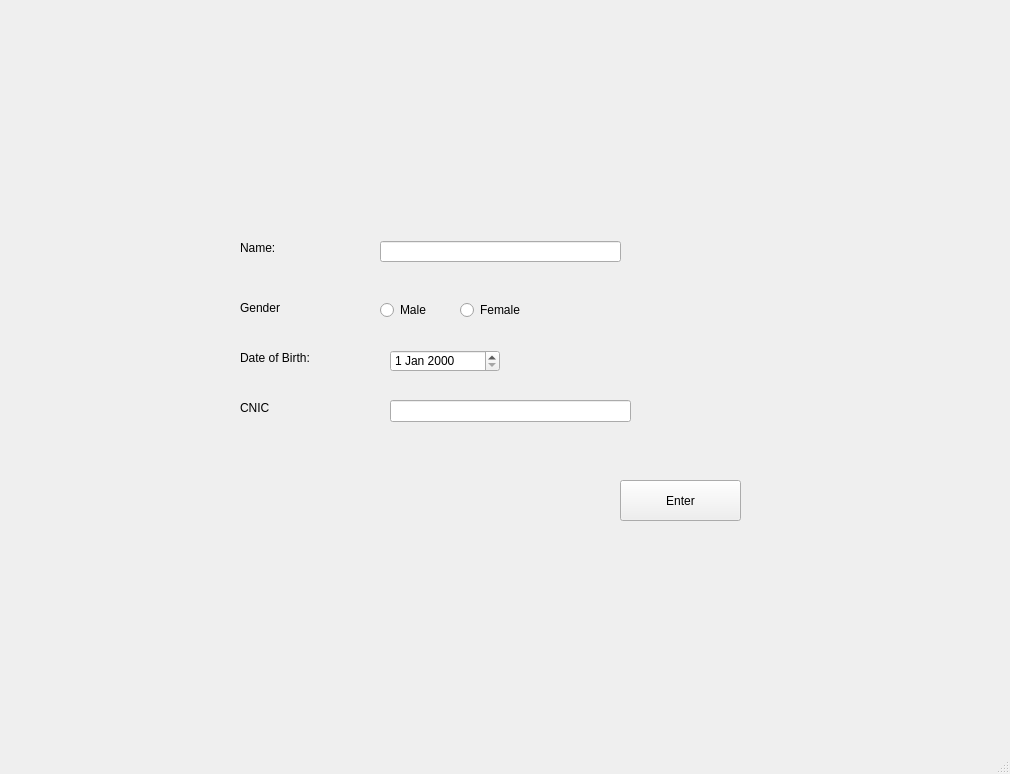
<?xml version="1.0" encoding="UTF-8"?>
<ui version="4.0">
 <class>MainWindow</class>
 <widget class="QMainWindow" name="MainWindow">
  <property name="geometry">
   <rect>
    <x>0</x>
    <y>0</y>
    <width>1010</width>
    <height>774</height>
   </rect>
  </property>
  <property name="windowTitle">
   <string>MainWindow</string>
  </property>
  <widget class="QWidget" name="centralwidget">
   <widget class="QLabel" name="label">
    <property name="geometry">
     <rect>
      <x>240</x>
      <y>240</y>
      <width>55</width>
      <height>16</height>
     </rect>
    </property>
    <property name="text">
     <string>Name:</string>
    </property>
   </widget>
   <widget class="QLabel" name="label_2">
    <property name="geometry">
     <rect>
      <x>240</x>
      <y>300</y>
      <width>55</width>
      <height>16</height>
     </rect>
    </property>
    <property name="text">
     <string>Gender</string>
    </property>
   </widget>
   <widget class="QLabel" name="label_3">
    <property name="geometry">
     <rect>
      <x>240</x>
      <y>350</y>
      <width>161</width>
      <height>16</height>
     </rect>
    </property>
    <property name="text">
     <string>Date of Birth:</string>
    </property>
   </widget>
   <widget class="QLabel" name="label_4">
    <property name="geometry">
     <rect>
      <x>240</x>
      <y>400</y>
      <width>161</width>
      <height>16</height>
     </rect>
    </property>
    <property name="text">
     <string>CNIC</string>
    </property>
   </widget>
   <widget class="QLineEdit" name="txtName">
    <property name="geometry">
     <rect>
      <x>380</x>
      <y>241</y>
      <width>241</width>
      <height>21</height>
     </rect>
    </property>
   </widget>
   <widget class="QRadioButton" name="radioMale">
    <property name="geometry">
     <rect>
      <x>380</x>
      <y>300</y>
      <width>95</width>
      <height>20</height>
     </rect>
    </property>
    <property name="text">
     <string>Male</string>
    </property>
   </widget>
   <widget class="QRadioButton" name="radioFemale">
    <property name="geometry">
     <rect>
      <x>460</x>
      <y>300</y>
      <width>95</width>
      <height>20</height>
     </rect>
    </property>
    <property name="text">
     <string>Female</string>
    </property>
   </widget>
   <widget class="QDateEdit" name="dateEdit">
    <property name="geometry">
     <rect>
      <x>390</x>
      <y>350</y>
      <width>110</width>
      <height>22</height>
     </rect>
    </property>
   </widget>
   <widget class="QLineEdit" name="txtCNIC">
    <property name="geometry">
     <rect>
      <x>390</x>
      <y>400</y>
      <width>241</width>
      <height>22</height>
     </rect>
    </property>
   </widget>
   <widget class="QPushButton" name="btnPress">
    <property name="geometry">
     <rect>
      <x>620</x>
      <y>480</y>
      <width>121</width>
      <height>41</height>
     </rect>
    </property>
    <property name="text">
     <string>Enter</string>
    </property>
   </widget>
  </widget>
  <widget class="QStatusBar" name="statusbar"/>
 </widget>
 <resources/>
 <connections/>
</ui>
